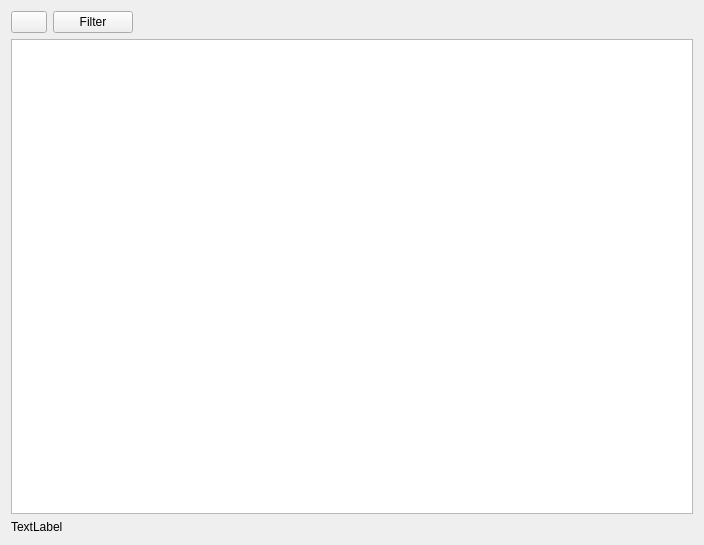
<?xml version="1.0" encoding="UTF-8"?>
<ui version="4.0">
 <class>Viewer</class>
 <widget class="QWidget" name="Viewer">
  <property name="geometry">
   <rect>
    <x>0</x>
    <y>0</y>
    <width>704</width>
    <height>545</height>
   </rect>
  </property>
  <property name="windowTitle">
   <string>Form</string>
  </property>
  <layout class="QVBoxLayout" name="verticalLayout">
   <item>
    <layout class="QHBoxLayout" name="horizontalLayout">
     <item>
      <widget class="QPushButton" name="pushButton">
       <property name="maximumSize">
        <size>
         <width>36</width>
         <height>36</height>
        </size>
       </property>
       <property name="text">
        <string/>
       </property>
       <property name="icon">
        <iconset resource="icons.qrc">
         <normaloff>:/ressources/combo-64.png</normaloff>:/ressources/combo-64.png</iconset>
       </property>
       <property name="iconSize">
        <size>
         <width>32</width>
         <height>32</height>
        </size>
       </property>
      </widget>
     </item>
     <item>
      <widget class="QPushButton" name="_pushButonFilter">
       <property name="text">
        <string>Filter</string>
       </property>
      </widget>
     </item>
     <item>
      <spacer name="horizontalSpacer">
       <property name="orientation">
        <enum>Qt::Horizontal</enum>
       </property>
       <property name="sizeHint" stdset="0">
        <size>
         <width>40</width>
         <height>20</height>
        </size>
       </property>
      </spacer>
     </item>
    </layout>
   </item>
   <item>
    <widget class="GraphicsImageView" name="_graphicsViewImg"/>
   </item>
   <item>
    <widget class="QLabel" name="_labelImageInfo">
     <property name="text">
      <string>TextLabel</string>
     </property>
    </widget>
   </item>
  </layout>
 </widget>
 <customwidgets>
  <customwidget>
   <class>GraphicsImageView</class>
   <extends>QGraphicsView</extends>
   <header>GraphicsImageView.h</header>
  </customwidget>
 </customwidgets>
 <resources>
  <include location="icons.qrc"/>
 </resources>
 <connections/>
</ui>
